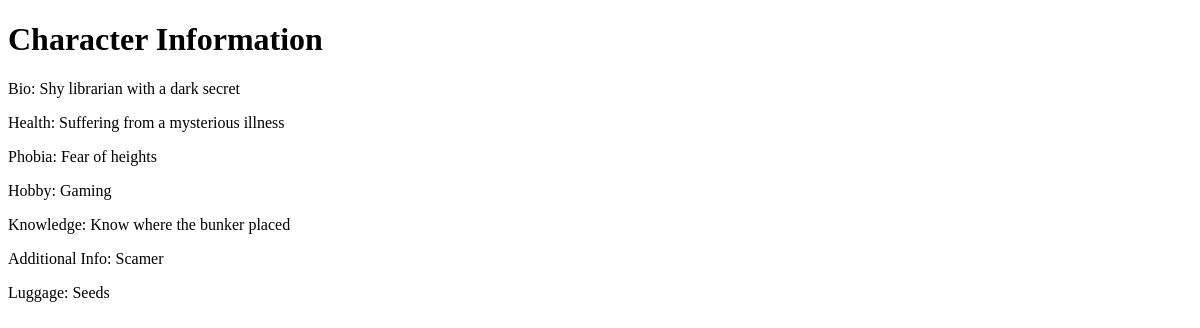
/character/ (signed in), run on an earlier commit of the app's database.
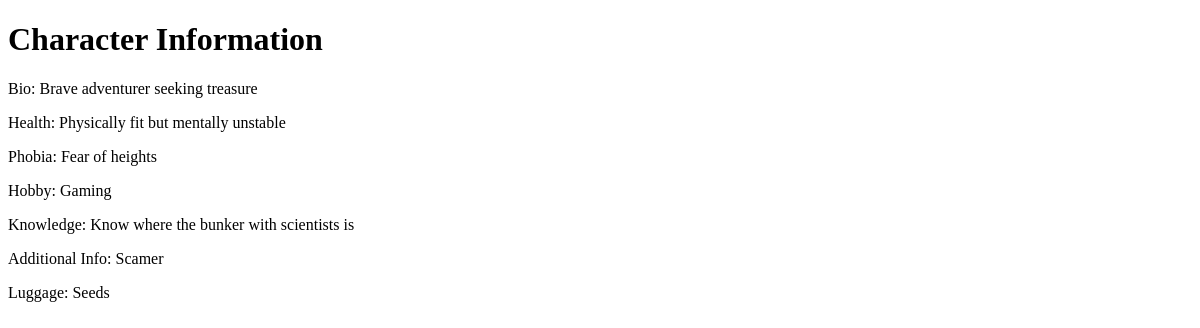
And on a later commit of the database.
### myapp/models.py (models this page shows)
class CharacterCard(models.Model):
    player = models.OneToOneField(settings.AUTH_USER_MODEL, on_delete=models.CASCADE)
    bio = models.TextField(blank=True)
    health = models.CharField(blank=True, max_length=100)
    phobia = models.CharField(blank=True, max_length=100)
    hobby = models.CharField(blank=True, max_length=100)
    knowledge = models.CharField(blank=True, max_length=100)
    additional_info = models.TextField(blank=True)
    luggage = models.TextField(blank=True)
    bio_hidden = models.BooleanField(default=True)
    health_hidden = models.BooleanField(default=True)
    phobia_hidden = models.BooleanField(default=True)
    hobby_hidden = models.BooleanField(default=True)
    knowledge_hidden = models.BooleanField(default=True)
    additional_info_hidden = models.BooleanField(default=True)
    luggage_hidden = models.BooleanField(default=True)
    BIO_OPTIONS = BIO_OPTIONS
    HEALTH_OPTIONS = HEALTH_OPTIONS
    PHOBIA_OPTIONS = PHOBIA_OPTIONS
    HOBBY_OPTIONS = HOBBY_OPTIONS
    KNOWLEDGE_OPTIONS = KNOWLEDGE_OPTIONS
    ADDITIONAL_INFO_OPTIONS = ADDITIONAL_INFO_OPTIONS
    LUGGAGE_OPTIONS = LUGGAGE_OPTIONS

### myapp/views.py (the view)
# urls.py: path('character/', views.character_info, name='character_info'),
def character_info(request):
    user = request.user
    try:
        character_card = CharacterCard.objects.get(player=user)
    except CharacterCard.DoesNotExist:
        bio = random.choice(BIO_OPTIONS) if BIO_OPTIONS else 'нема'
        health = random.choice(HEALTH_OPTIONS) if HEALTH_OPTIONS else 'нема'
        phobia = random.choice(PHOBIA_OPTIONS) if PHOBIA_OPTIONS else 'нема'
        hobby = random.choice(HOBBY_OPTIONS) if HOBBY_OPTIONS else 'нема'
        knowledge = random.choice(KNOWLEDGE_OPTIONS) if KNOWLEDGE_OPTIONS else 'нема'
        additional_info = random.choice(ADDITIONAL_INFO_OPTIONS) if ADDITIONAL_INFO_OPTIONS else 'нема'
        luggage = random.choice(LUGGAGE_OPTIONS) if LUGGAGE_OPTIONS else 'нема'
        character_card = CharacterCard.objects.create(
            player=user,
            bio=bio,
            health=health,
            phobia=phobia,
            hobby=hobby,
            knowledge=knowledge,
            additional_info=additional_info,
            luggage=luggage
        )
    return render(request, 'character_info.html', {'character_card': character_card})

### templates/character_info.html (shortened to what this page needs)
<!DOCTYPE html>
<html lang="en">
<head>
</head>
<body>
    <h1>Character Information</h1>
    <p>Bio: {{ character_card.bio }}</p>
    <p>Health: {{ character_card.health }}</p>
    <p>Phobia: {{ character_card.phobia }}</p>
    <p>Hobby: {{ character_card.hobby }}</p>
    <p>Knowledge: {{ character_card.knowledge }}</p>
    <p>Additional Info: {{ character_card.additional_info }}</p>
    <p>Luggage: {{ character_card.luggage }}</p>
</body>
</html>

What changed in the data, as far as the page shows it:
removed CharacterCard: bio "Shy librarian with a dark secret", health "Suffering from a mysterious illness", phobia "Fear of heights", hobby "Gaming", knowledge "Know where the bunker placed", additional_info "Scamer", luggage "Seeds"
added CharacterCard: bio "Brave adventurer seeking treasure", health "Physically fit but mentally unstable", phobia "Fear of heights", hobby "Gaming", knowledge "Know where the bunker with scientists is", additional_info "Scamer", luggage "Seeds"
